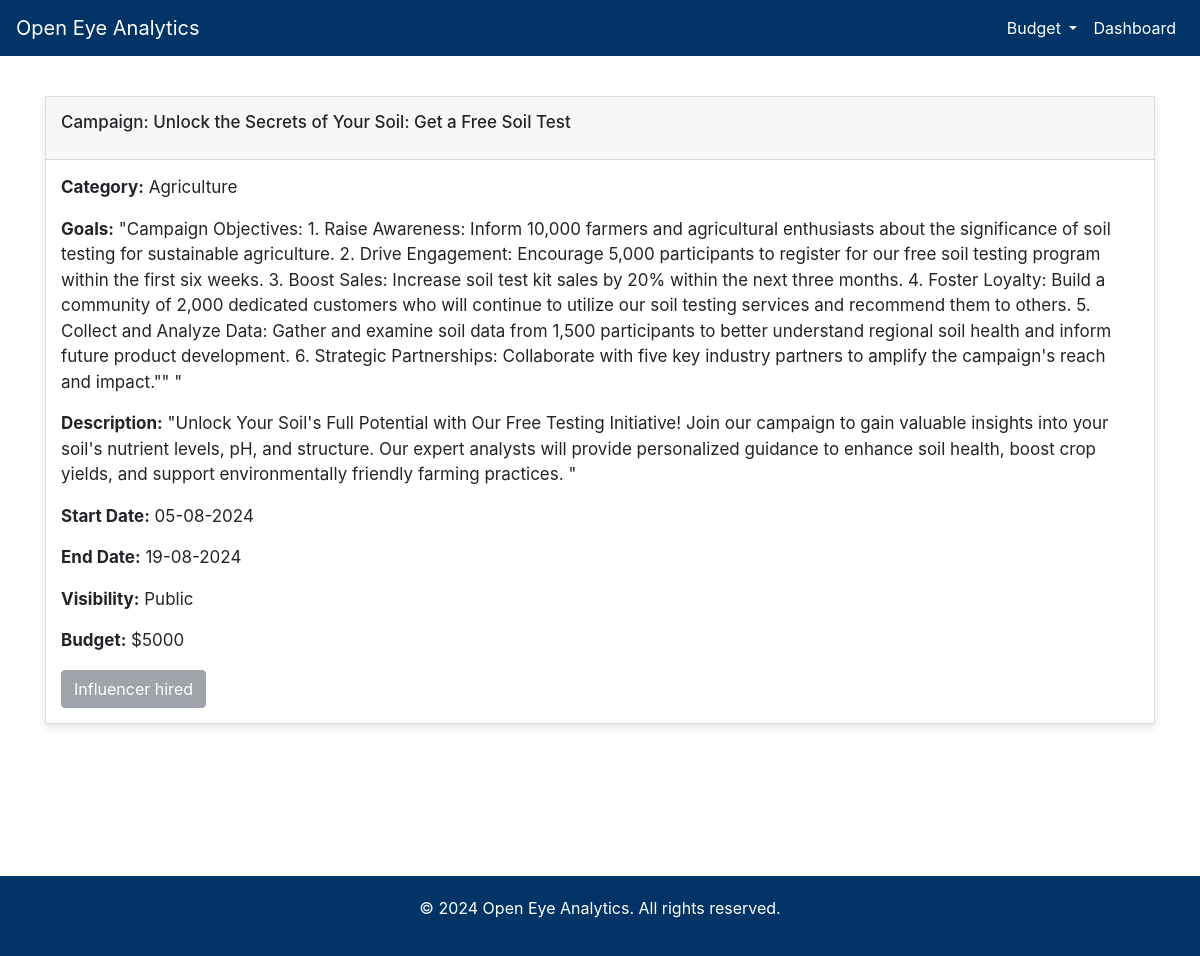
The app's page /campaigns/Agriculture/all with its own data.
### app.py (models this page shows)
class Campaign(db.Model):
    campaignid = db.Column(db.Integer, primary_key=True, autoincrement=True)
    campaignname = db.Column(db.String, nullable=False)
    category = db.Column(db.String, db.ForeignKey('category.category'), nullable=False)
    goals = db.Column(db.String, nullable=False)
    userid = db.Column(db.String, db.ForeignKey('sponsor.username'), nullable=False)
    campaign_description = db.Column(db.String, nullable=False)
    start_date = db.Column(db.String, nullable=False)
    end_date = db.Column(db.String, nullable=False)
    visibility = db.Column(db.String, nullable=False)
    budget = db.Column(db.Integer, nullable=False)
    flag = db.Column(db.Integer, nullable=False)
    alloted = db.Column(db.Integer, nullable=False)
    payment = db.Column(db.Integer, nullable=False)

### app.py (the view, shortened to what this page needs)
@app.route('/campaigns/<category>/<filter>')
def campaigns_by_category(category,filter):
    if filter=="all":
        campaigns = db.session.query(Campaign).filter_by(category=category,visibility='Public').all()
        return render_template('campaigns_by_category.html', category=category, campaigns=campaigns)

### templates/campaigns_by_category.html (shortened to what this page needs)
<!DOCTYPE html>
<html lang="en">
<head>
    <link href="https://stackpath.bootstrapcdn.com/bootstrap/4.5.2/css/bootstrap.min.css" rel="stylesheet">
</head>
<body>
    <nav class="navbar navbar-expand-lg navbar-dark">
        <a class="navbar-brand" href="#">Open Eye Analytics</a>
        <div class="collapse navbar-collapse" id="navbarNav">
            <ul class="navbar-nav ml-auto">
                <li class="nav-item dropdown">
                    <a class="nav-link dropdown-toggle" href="#" id="signupDropdownButton" role="button" data-toggle="dropdown" aria-haspopup="true" aria-expanded="false">
                        Budget
                    </a>
                </li>
                <li class="nav-item">
                    <a class="nav-link" href="{{ url_for('influencer_dashboard', template='template.html') }}">Dashboard</a>
                </li>
            </ul>
        </div>
    </nav>
    <div class="main-content">
        <div class="container">
            {% for campaign in campaigns %}
                <div class="card">
                    <div class="card-header">
                        <h5 class="card-title">Campaign: {{ campaign.campaignname }}</h5>
                    </div>
                    <div class="card-body">
                        <p><strong>Category:</strong> {{ campaign.category }}</p>
                        <p><strong>Goals:</strong> {{ campaign.goals }}</p>
                        <p><strong>Description:</strong> {{ campaign.campaign_description }}</p>
                        <p><strong>Start Date:</strong> {{ campaign.start_date }}</p>
                        <p><strong>End Date:</strong> {{ campaign.end_date }}</p>
                        <p><strong>Visibility:</strong> {{ campaign.visibility }}</p>
                        <p><strong>Budget:</strong> ${{ campaign.budget }}</p>
                        {% if campaign.flag == 1 %}
                            <button class="btn btn-secondary" disabled>This ad is flagged</button>
                        {% else %}
                            {% if campaign.alloted == 1 %}
                                <button class="btn btn-secondary" disabled>Influencer hired</button>
                            {% else %}
                                <a href="{{ url_for('send_to_sponser', campaign_id=campaign.campaignid) }}" class="btn btn-primary">Send Request</a>
                            {% endif %}
                        {% endif %}
                    </div>
                </div>
            {% endfor %}
        </div>
    </div>
    <div class="footer">
        <p>&copy; 2024 Open Eye Analytics. All rights reserved.</p>
    </div>
</body>
</html>

### templates/campaigns_by_category.html (style rules this page uses)
body, html { height: 100%; margin: 0; }
.main-content { display: flex; flex-direction: column; min-height: 100vh; }
.footer { margin-top: auto; background-color: #003366; color: #ffffff; text-align: center; padding: 20px; }
.navbar { background-color: #003366; }
.navbar-brand, .nav-link { color: #ffffff !important; }
.container { margin-top: 20px; }
.card { margin-bottom: 20px; border-radius: 0; border: 1px solid #ddd; box-shadow: 0 4px 8px rgba(0, 0, 0, 0.1); }
.card-header, .card-body { padding: 15px; }
.card-title { font-size: 17px; }
.card-body p { font-size: 17px; }

### records on screen
Campaign: campaignname "Unlock the Secrets of Your Soil: Get a Free Soil Test", category "Agriculture", goals "\"Campaign Objectives: 1. Raise Awareness: Inform 10,000 farmers and agricultural enthusiasts about the significance of soil testing for sustainable agriculture. 2. Drive Engagement: Encourage 5,000 participants to register for our free soil testing program within the first six weeks. 3. Boost Sales: Increase soil test kit sales by 20% within the next three months. 4. Foster Loyalty: Build a community of 2,000 dedicated customers who will continue to utilize our soil testing services and recommend them to others. 5. Collect and Analyze Data: Gather and examine soil data from 1,500 participants to better understand regional soil health and inform future product development. 6. Strategic…", campaign_description "\"Unlock Your Soil's Full Potential with Our Free Testing Initiative! Join our campaign to gain valuable insights into your soil's nutrient levels, pH, and structure. Our expert analysts will provide personalized guidance to enhance soil health, boost crop yields, and support environmentally friendly farming practices. \"", start_date "05-08-2024", end_date "19-08-2024", visibility "Public", budget "5000", flag "Influencer hired"
